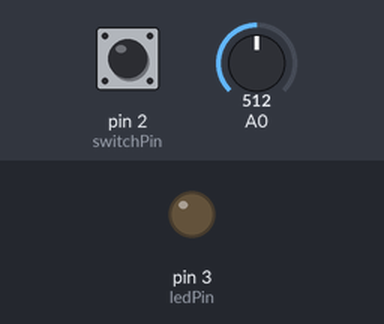
Simulated run of this sketch. Board: Arduino Uno, built with avr-gcc and run on an emulated ATmega328P. Shown: output pins drawn as LEDs (lit = HIGH). Inputs (shaded band) come from the test bench; at power-on: pin 2 (switchPin) LOW, A0 = 512.

Above: at 1.2 s.
1.3 s: pin 2 (switchPin) pulled HIGH for 0.15 s
At 1.4 s:
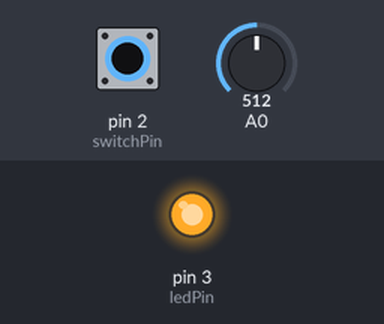
3.0 s: pin 2 (switchPin) pulled HIGH for 3.2 s
At 7.6 s:
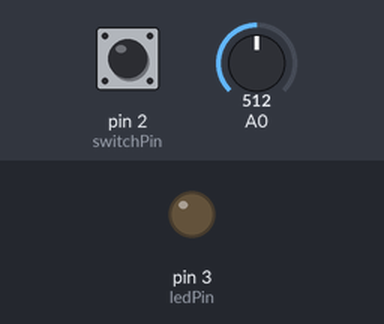
Timing chart, 0 to 9.1 s (numbered marks = the images above; inputs shaded):
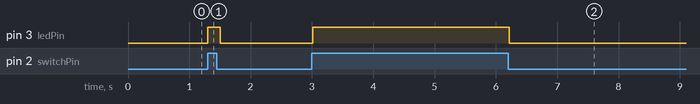

Measured:
- after the input at 1.3 s, pin 3 (ledPin): LOW → HIGH at once, → LOW 0.20 s later
- after the input at 3.0 s, pin 3 (ledPin): LOW → HIGH at once, → LOW 3.2 s later

The sketch:

LED_with_Switch_aug21a.ino
```cpp
// LED glow with user input switch

#define switchPin 2  // The number of the pushbutton pin

const int ledPin =  3;// The number of the LED pin
int buttonState = 0;  // Variable for reading the pushbutton status

void setup() {
  // put your setup code here, to run once:

  //Initialize serial communication at 9600 bits per second:
  // Serial.begin(9600);
  pinMode(switchPin, INPUT);
  pinMode(3, OUTPUT);
}

void loop() {
  // put your main code here, to run repeatedly:

  // Read the input on analog pin 0:
  int sensorValue = analogRead(A0);
  // Print the value you read to the Serial Monitor:
  Serial.println(sensorValue);
  // Delay in between reads for stability
  delay(100);

  buttonState = digitalRead(switchPin); // pushbutton state
  if(buttonState == HIGH)
  {
    // Turn on LED:
     digitalWrite(3, HIGH);
  }
  else//if(buttonState == 0)
  {
    // Turn off LED:
    digitalWrite(3, LOW);
  }
}
```
